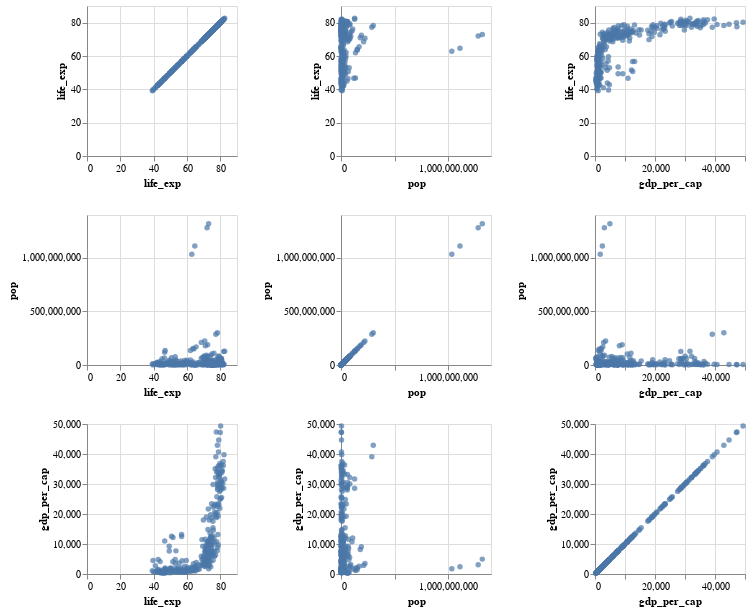

Source (notebook cell):
### Code cell
# BEGIN SOLUTION
alt.Chart(df[df['year'] >= 2000]).mark_circle().encode(
    alt.X(alt.repeat("column"), type='quantitative'),
    alt.Y(alt.repeat("row"), type='quantitative'),
).properties(
    width=150,
    height=150
).repeat(
    row=['life_exp', 'pop', 'gdp_per_cap'],
    column=['life_exp', 'pop', 'gdp_per_cap']
)
# END SOLUTION

### Figure 1 — Vega-Lite specification as saved in the notebook (floating-point values rounded to 4 significant figures; data arrays with more than 128 entries replaced by an {"elided": "..."} marker saying what was removed)
{"config": {"view": {"continuousWidth": 400, "continuousHeight": 300}}, "repeat": {"column": ["life_exp", "pop", "gdp_per_cap"], "row": ["life_exp", "pop", "gdp_per_cap"]}, "spec": {"data": {"name": "data-fa10ebb95e21322d6c4dd9c49b7eb708"}, "mark": "circle", "encoding": {"x": {"type": "quantitative", "field": {"repeat": "column"}}, "y": {"type": "quantitative", "field": {"repeat": "row"}}}, "height": 150, "width": 150}, "$schema": "https://vega.github.io/schema/vega-lite/v4.0.2.json", "datasets": {"data-fa10ebb95e21322d6c4dd9c49b7eb708": {"elided": "284 records"}}}
